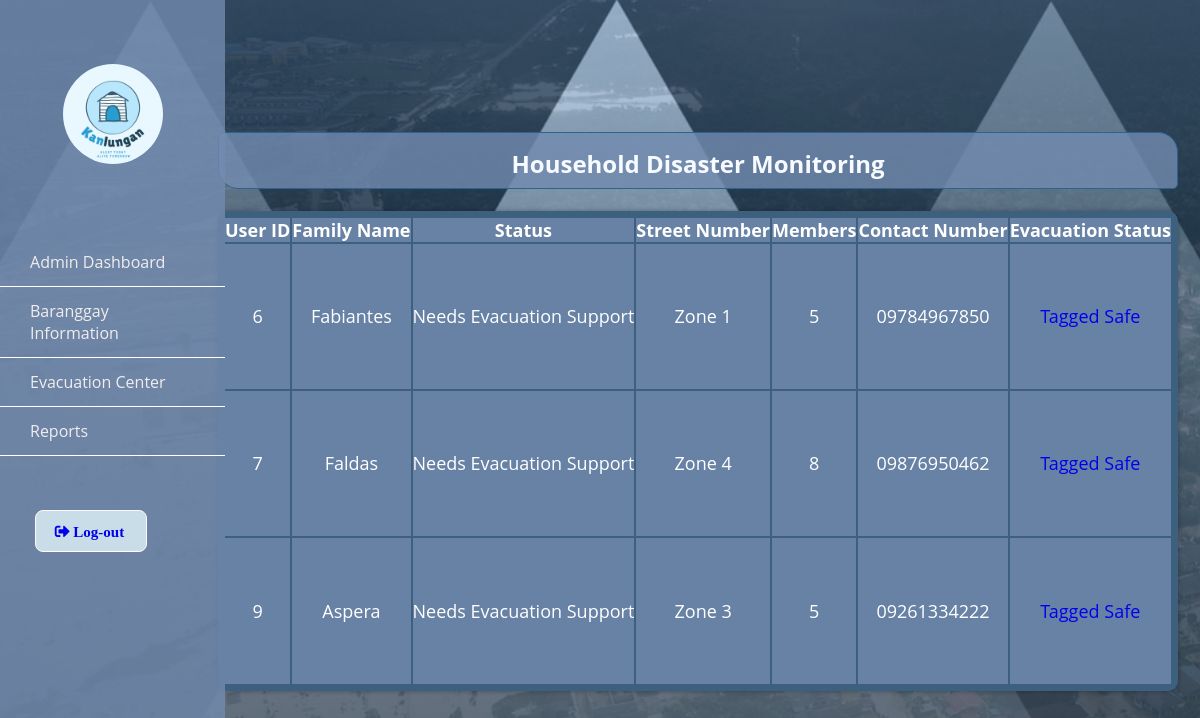
The app's page /reports.php with its own data.
### tables this page shows
CREATE TABLE IF NOT EXISTS `users` (
  `id` int(11) NOT NULL AUTO_INCREMENT,
  `username` varchar(255) NOT NULL,
  `password` varchar(255) NOT NULL,
  `fambers` varchar(255) NOT NULL,
  `contactnum` varchar(255) NOT NULL,
  `street` varchar(255) NOT NULL,
  `role` varchar(255) NOT NULL,
  `status` varchar(255) NOT NULL,
  PRIMARY KEY (`id`)
);

### reports.php (the view, shortened to what this page needs)
<?php
	require ('connect.php');
	$showUsersSql = $conn->prepare ("Select * from users where status='Needs Evacuation Support'");
	$showUsersSql->execute();
	$showUsers = $showUsersSql->fetchAll();
?>
<link rel='stylesheet' href='style.css'/>
<link rel="stylesheet" href="https://use.fontawesome.com/releases/v5.7.1/css/all.css">
<div class="wrapper">
<br>
        <div class="sidebar">
            <div class="profile"> <br> <br>
            <img src="logo.png" alt="logo" class="logo"> <br> <br>
            </div>
            <ul>
			<li>
                    <a href="adminboard.php">
                        <span class="item">Admin Dashboard</span>
                    </a>
                </li>
                <li>
                    <a href="baranggay.php">
                        <span class="item">Baranggay Information</span>
                    </a>
                </li>
                <li>
                    <a href="evacuation.php">
                        <span class="item">Evacuation Center</span>
                    </a>
                </li>
                <li>
                    <a href="reports.php">
                        <span class="item">Reports</span>
                    </a>
                </li>
            </ul>
		<br> <br> &nbsp; &nbsp; &nbsp; <p class="Logout-text"> <a href="index.php"> &nbsp;<i class="fas fa-sign-out-alt"> Log-out </i> </a><p>
        </div>
        </div>
<div class="imgcontainer">
<br>
			<nav class="navtop">
<div> <h1> Household Disaster Monitoring </h1> </div>
<br>
<table class="admin_seg">
				<thead>
					<tr>
						<th><p> User ID </p></th>
                        <th><p> Family Name </p></th>
                        <th><p> Status </p></th>
						<th><p> Street Number </p></th>
						<th><p> Members </p></th>
						<th><p> Contact Number </p></th>
						<th><p> Evacuation Status </p></th>
					</tr>
				</thead>
				<?php foreach ($showUsers as $usersList): ?>
				<tbody>
					<tr>
						<td><p><?= $usersList['id']; ?> </p></td>
						<td><p><?= $usersList['username']; ?> </p></td>
                        <td><p><?= $usersList['status']; ?> </p></td>
						<td><p><?= $usersList['street']; ?> </p></td>
						<td><p><?= $usersList['fambers']; ?> </p></td>
						<td><p><?= $usersList['contactnum']; ?> </p></td>
						<td><a href="delete.php?id=<?= $usersList['id'] ?>">Tagged Safe</a></td>
					</tr>
				</tbody>
			 <?php endforeach; ?>
			 </table>

### style.css (style rules this page uses)
.logout-text { font-size: 15px; font-family: Arial, Helvetica, sans-serif; background-color: rgb(200, 221, 231); color: #1c3557; width: 50%; padding: 10px 15px; margin: 10px 10px; display: inline-block; border: 1px solid rgb(255, 250, 250); box-sizing: border-box; border-radius: 8px; }
.imgcontainer { text-align: center; height: auto; display: block; margin-left: auto; margin-right: auto; width: 80%; }
img.logo { width: 40%; border-radius: 50%; }
.admin_seg { width: 100%; height: 60%; border: 5px solid #3D607F; border-radius: 10px; background-color: #3D607F; box-shadow: 0 0 5px rgba(0,0,0,.3); text-decoration: none; font-size: 18px; font-family: Verdana, Geneva, Tahoma, sans-serif; text-align: center; color: #FFF; transition: .3s; margin-left: 98px; }
.admin_seg tr { margin: 2px 2px; padding: 15px; background-color: rgb(114, 139, 175, 0.8); border: 4px solid; ; }
.navtop div { background-color: rgb(114, 139, 175, 0.8); padding: 14px 10px 8px 10px; width: 100%; text-align: center; border-radius: 10px; border-radius: 5px 20px 5px; border: 1px solid #2F6292; margin-left: 98px; }
.navtop div h1 { color: #f7faff; }
* { list-style: none; text-decoration: none; margin: 0; padding: 0; box-sizing: border-box; font-family: 'Open Sans', sans-serif; }
.wrapper .sidebar { background: rgb(114, 139, 175, 0.8); position: fixed; top: 0; left: 0; width: 225px; height: 100%; padding: 20px 0; transition: all 0.5s ease; }
.wrapper .sidebar .profile { margin-bottom: 30px; text-align: center; }
.wrapper .sidebar .profile img { display: block; width: 100px; height: 100px; border-radius: 50%; margin: 0 auto; }
.wrapper .sidebar ul li a { display: block; padding: 13px 30px; border-bottom: 1px solid white; color: rgb(241, 237, 237); font-size: 16px; position: relative; }

### records on screen
users: id "6", username "Fabiantes", status "Needs Evacuation Support", street "Zone 1", fambers "5", contactnum "09784967850"
users: id "7", username "Faldas", status "Needs Evacuation Support", street "Zone 4", fambers "8", contactnum "09876950462"
users: id "9", username "Aspera", status "Needs Evacuation Support", street "Zone 3", fambers "5", contactnum "09261334222"
